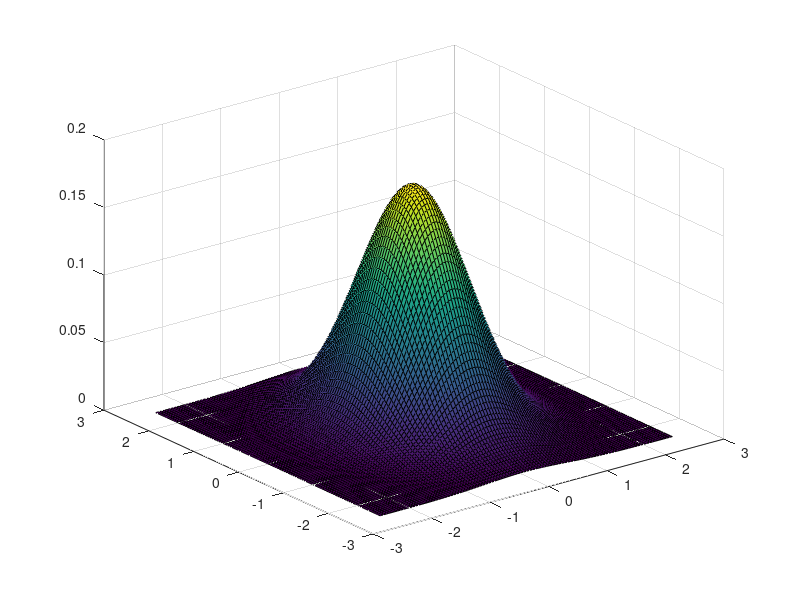
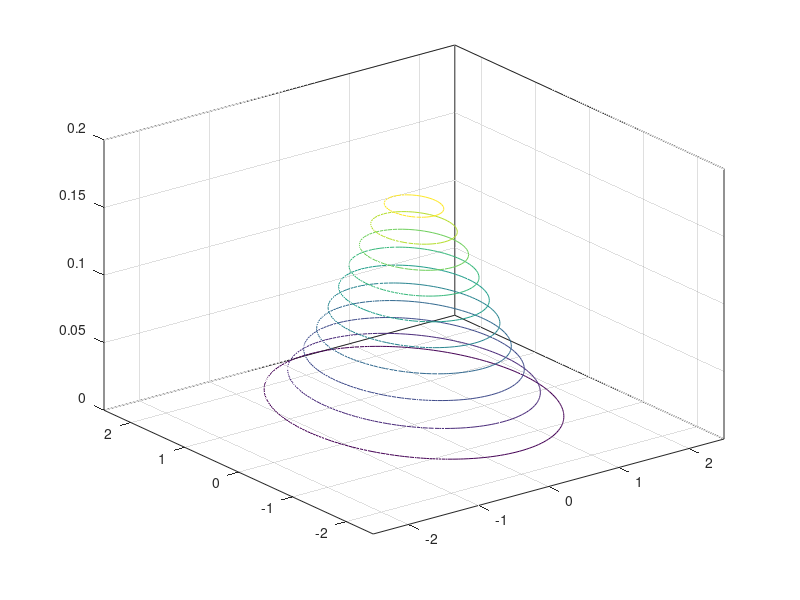

MATLAB code to generate these figures, in order:
x = -2.5:.05:2.5;
y = -2.5:.05:2.5;
rou = 0.2;
[X,Y] = meshgrid(x,y);
z = (2*pi*sqrt(1-rou))^-1*exp(-(1-rou^2)^-1*(X.^2+Y.^2-2*rou.*Y.*Y));
surf(X, Y, z)
figure, contour3(X,Y,z)